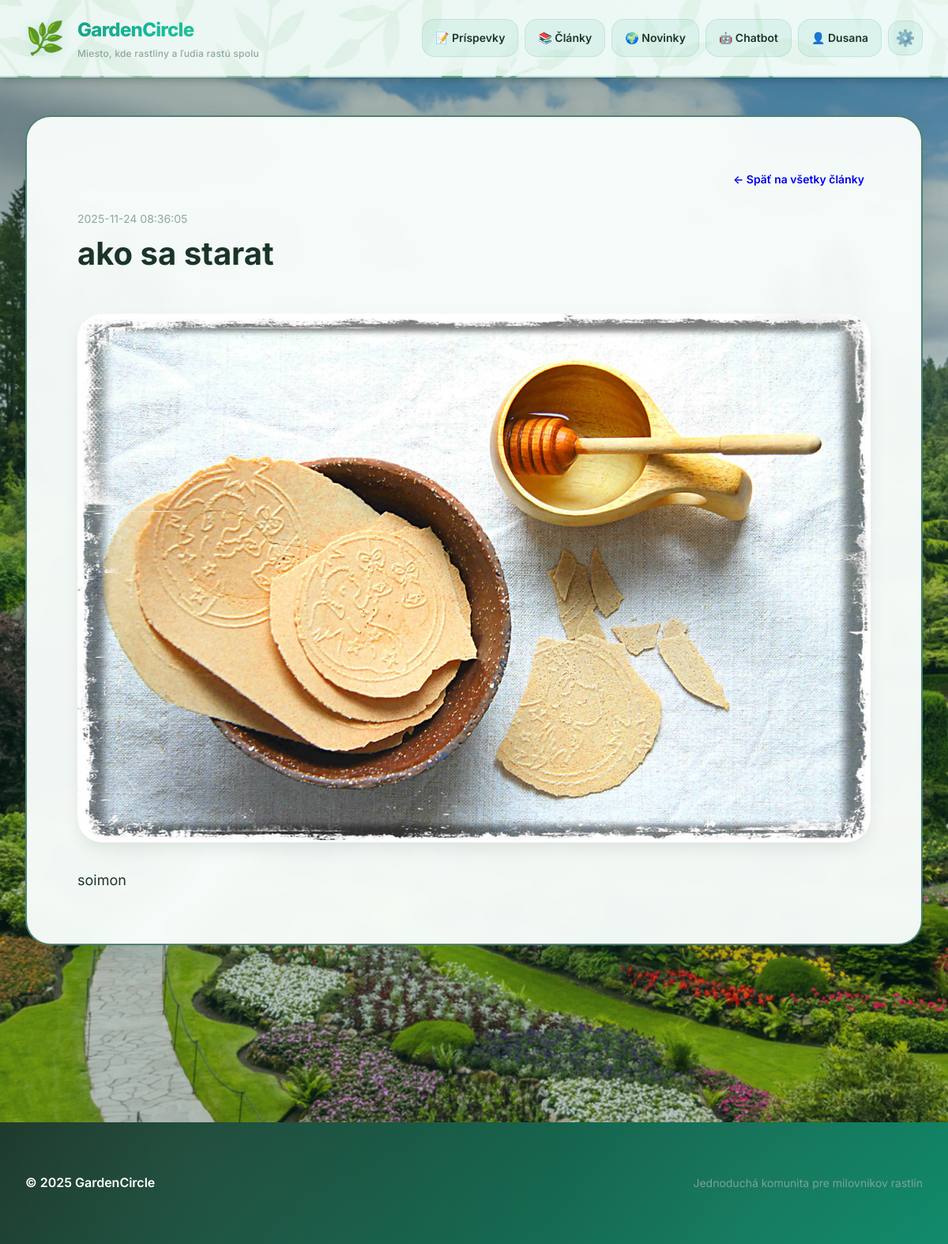
/articles/3 (signed in), run on the app's committed database.
### tables this page shows
CREATE TABLE users (
            id INTEGER PRIMARY KEY AUTOINCREMENT,
            username TEXT UNIQUE NOT NULL,
            email TEXT UNIQUE NOT NULL,
            password_hash TEXT NOT NULL,
            bio TEXT DEFAULT '',
            profile_image TEXT,
            created_at TIMESTAMP NOT NULL DEFAULT (datetime('now'))
        , is_admin BOOLEAN DEFAULT 0);

CREATE TABLE articles (
            id INTEGER PRIMARY KEY AUTOINCREMENT,
            title TEXT NOT NULL,
            content TEXT NOT NULL,
            image_path TEXT,
            created_at TIMESTAMP NOT NULL DEFAULT (datetime('now'))
        );

### backend/routes.py (the view)
    @app.route("/articles/<int:article_id>")
    @login_required
    def article_detail(article_id: int):
        db = get_db()
        row = db.execute("SELECT id, title, content, image_path, created_at FROM articles WHERE id=?", (article_id,)).fetchone()
        if not row:
            return render_template("404.html"), 404
        article = {"id": row[0], "title": row[1], "content": row[2], "image_path": row[3], "created_at": row[4]}
        return render_template("article_detail.html", article=article)

### backend/database.py (called while the page is built)
def get_db():
    db = getattr(g, "_database", None)
    if db is None:
        os.makedirs(os.path.dirname(DB_PATH), exist_ok=True)
        db = g._database = sqlite3.connect(DB_PATH)
        db.row_factory = sqlite3.Row
    return db

### backend/routes.py (called while the page is built)
@login_manager.user_loader
def load_user(user_id):
    return User.get_by_id(user_id)

### backend/user.py (called while the page is built)
    @staticmethod
    def get_by_id(user_id):
        db = get_db()
        row = db.execute(
            "SELECT id, username, email, password_hash, bio, profile_image, created_at, COALESCE(is_admin, 0) as is_admin FROM users WHERE id = ?",
            (user_id,)
        ).fetchone()
        if row:
            return User(row[0], row[1], row[2], row[3], row[4], row[5], row[6], row[7])
        return None

### templates/article_detail.html (shortened to what this page needs)
{% extends 'base.html' %}
{% block content %}
<section class="card article-detail-card">
  <div class="article-detail-header">
    <a class="btn small article-back-link" href="{{ url_for('articles') }}">← Späť na všetky články</a>
  </div>
  <article class="article-detail">
    <header>
      <p class="muted">{{ article.created_at }}</p>
      <h1>{{ article.title }}</h1>
    </header>
    {% set resolved_src = None %}
    {% if article.image_path %}
      {% if article.image_path.startswith('http') %}
        {% set resolved_src = article.image_path %}
      {% elif article.image_path.startswith('/static/') %}
        {% set resolved_src = article.image_path %}
      {% else %}
        {% set resolved_src = url_for('static', filename=article.image_path) %}
      {% endif %}
    {% endif %}
    {% if resolved_src %}
      <div class="article-detail-image">
        <img src="{{ resolved_src }}" alt="{{ article.title }}" loading="lazy">
      </div>
    {% endif %}
    <div class="article-detail-body">
      {{ article.content | replace('\n', '<br>') | safe }}
    </div>
  </article>
</section>
{% endblock %}

### templates/base.html (shortened to what this page needs)
<!DOCTYPE html>
<html lang="sk">
<head>
  <link rel="stylesheet" href="{{ url_for('static', filename='css/style.css') }}">
</head>
<body class="{% block body_class %}{% endblock %}">
  <header class="site-header">
    <div class="container header-inner">
      <a class="brand" href="{{ url_for('home') }}">
        <span class="logo" aria-hidden="true">🌿</span>
        <div>
          <h1>GardenCircle</h1>
          <p class="tagline">Miesto, kde rastliny a ľudia rastú spolu</p>
        </div>
      </a>
      <nav class="main-nav" aria-label="Hlavná navigácia">
        {% if current_user.is_authenticated %}
          <a href="{{ url_for('posts_page') }}">📝 Príspevky</a>
          <a href="{{ url_for('articles') }}">📚 Články</a>
          <a href="{{ url_for('news') }}">🌍 Novinky</a>
          <a href="{{ url_for('chatbot_placeholder') }}">🤖 Chatbot</a>
          <a href="{{ url_for('user_profile', username=current_user.username) }}">👤 {{ current_user.username }}</a>
        {% else %}
          <a href="{{ url_for('login') }}">🔑 Prihlásiť</a>
          <a href="{{ url_for('register') }}">✨ Registrácia</a>
        {% endif %}
        {% if current_user.is_authenticated %}
        <a href="{{ url_for('settings') }}" class="menu-toggle" aria-label="Nastavenia">
          <span class="menu-icon">⚙️</span>
        </a>
        {% endif %}
      </nav>
    </div>
  </header>
  <main class="container">
    {% block content %}{% endblock %}
  </main>
  <footer class="site-footer">
    <div class="container footer-inner">
      <small>© 2025 GardenCircle</small>
      <span class="muted">Jednoduchá komunita pre milovníkov rastlín</span>
    </div>
  </footer>
</body>
</html>

### data on the page
users: username "Dusana"
articles: created_at "2025-11-24 08:36:05", title "ako sa starat", content "soimon"
